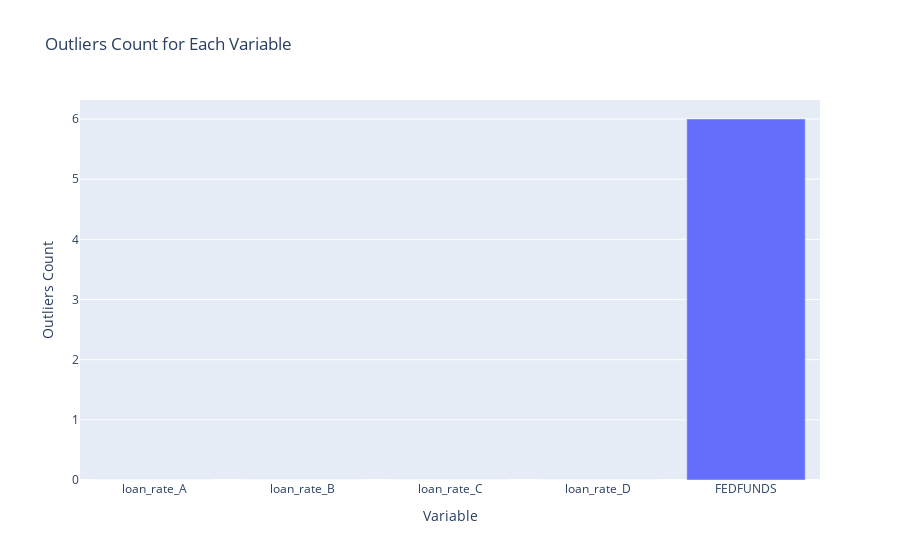

The notebook cell this image was saved under:
### Code cell
fig = plot_outliers_count(df, outliers_df)
fig.show()

### Figure 1 — Plotly figure (JSON) as saved in the notebook; plotly's stock layout.template omitted (floating-point values rounded to 4 significant figures)
{"data": [{"hovertemplate": "Column: %{x}<br>Outliers Count: %{y}<extra></extra>", "type": "bar", "x": ["loan_rate_A", "loan_rate_B", "loan_rate_C", "loan_rate_D", "FEDFUNDS"], "y": [0, 0, 0, 0, 6]}], "layout": {"title": {"text": "Outliers Count for Each Variable"}, "xaxis": {"title": {"text": "Variable"}}, "yaxis": {"title": {"text": "Outliers Count"}}}}
